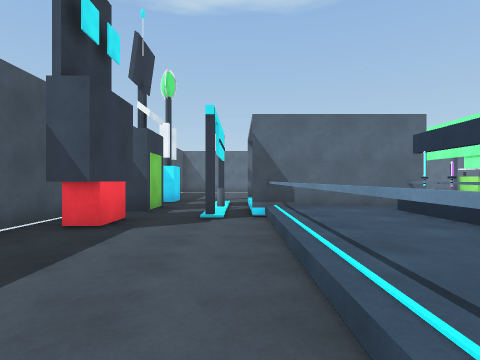
[1] (above)

16 first-person views from a walk through a 3-D level made in the Unity game engine. The camera is 1.5 m above the floor, looks level and sees 80° across. The floor is counted in squares, 2 m on a side. Each view is taken from the middle of a square. On the plan, view 1 faces up. The plan holds only what a view shows up to about 10 squares ahead; the rest is blank. The place goes on beyond the plan. The player character is not drawn.

[2]
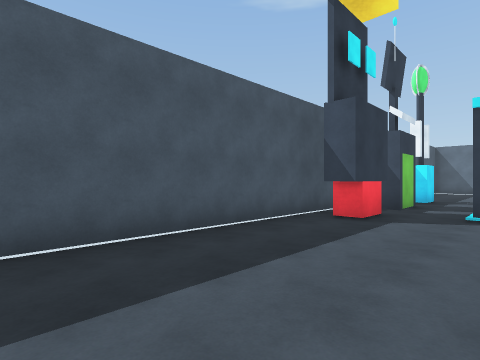

[3]
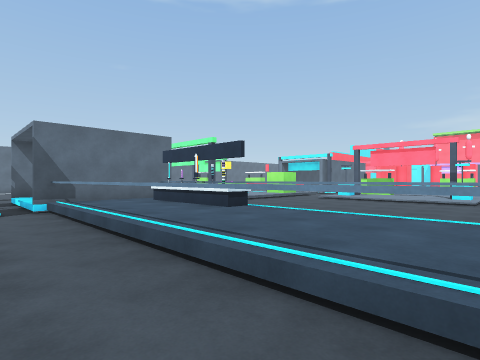

[4]
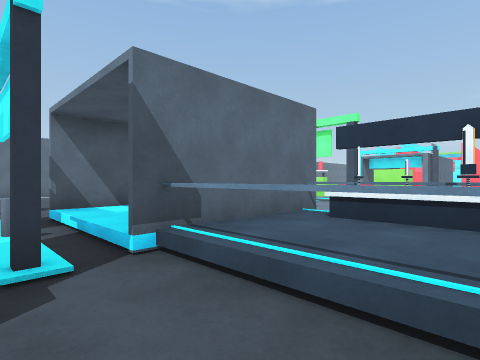

[5]
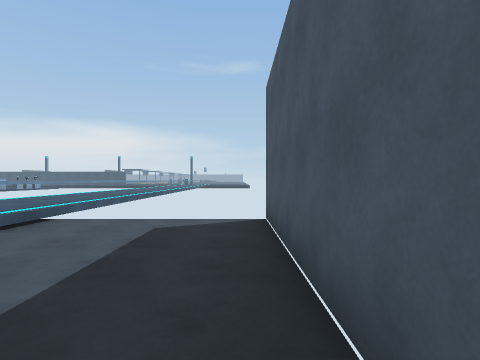

[6]
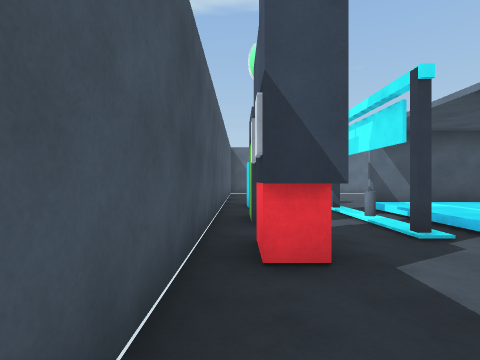

[7]
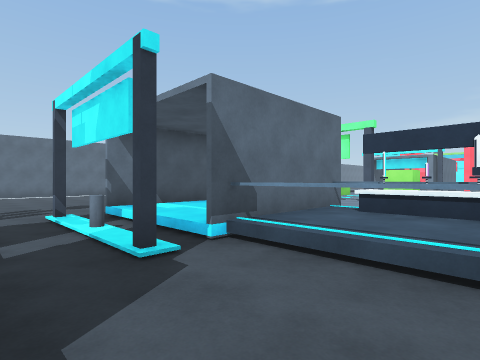

[8]
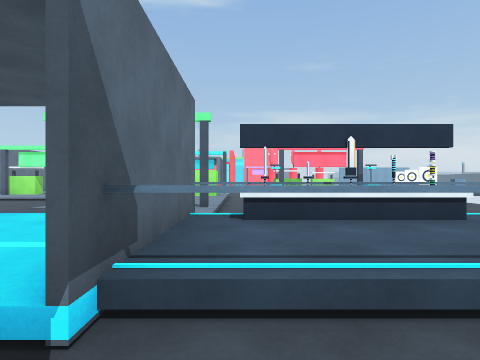

[9]
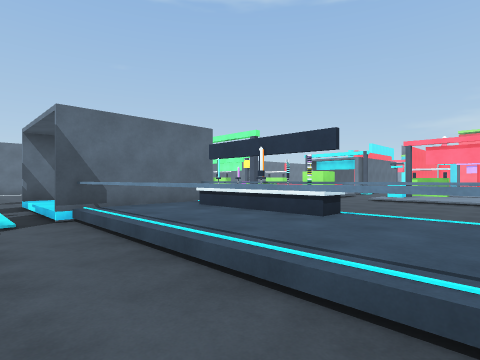

[10]
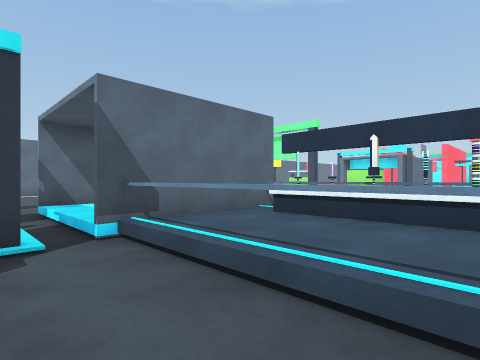

[11]
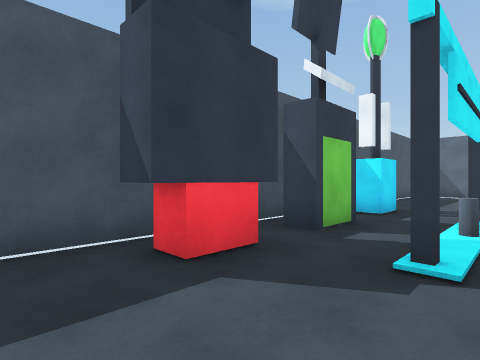

[12]
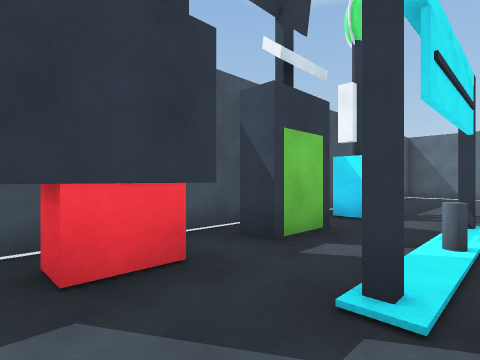

[13]
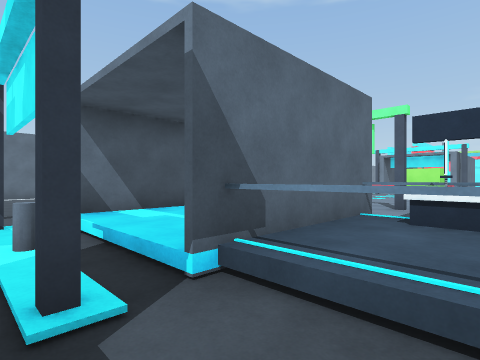

[14]
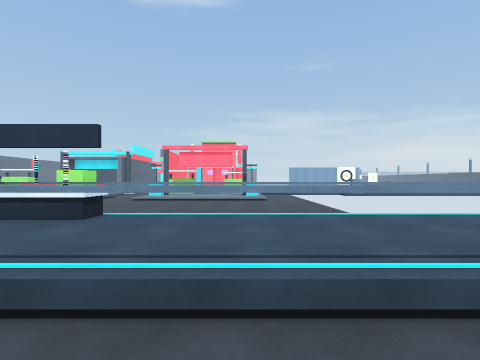

[15]
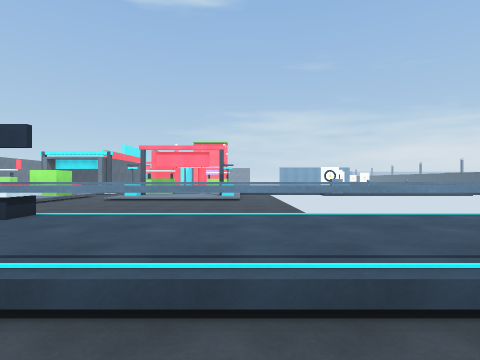

[16]
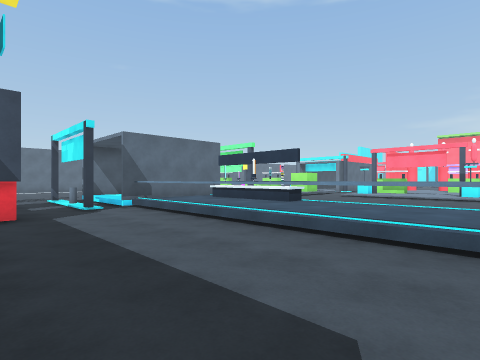

### Floor plan
Points are (right, up) in squares from view 1. A wall is a line through its corners. A room is listed if a view was taken in it or the views show most of it. See-through windows are left out.
Room 1 (views 1, 2, 3, 4, 5, 6, 7, 8, 9, 10, 11, 12, 13, 14, 15, 16)
walls: (-2.2, 6.8) (-2.9, 6.8); (-3.5, 6.6) (-3.5, -2.5)
low walls: (0.6, -5.6) (0.6, 5.8)
ways out: opening at (-1.3, 6.7); gap at (-2, 7)
objects: other object (-3, 4) to (-2, 6)

Where each view was taken, in squares from view 1:
view 1: 0 up, 0 right, facing up
view 2: 1 down, 0 right, facing up-left
view 3: 2 down, 1 left, facing up-right
view 4: 3 up, 1 left, facing up-right
view 5: 3 up, 3 left, facing down
view 6: 2 up, 3 left, facing up
view 7: 3 up, 2 left, facing up-right
view 8: 5 up, 1 left, facing right
view 9: 0 up, 1 left, facing up-right
view 10: 2 up, 1 left, facing up-right
view 11: 3 up, 0 right, facing up-left
view 12: 4 up, 0 right, facing up-left
view 13: 4 up, 1 left, facing up-right
view 14: 0 up, 1 left, facing right
view 15: 1 down, 1 left, facing right
view 16: 2 down, 3 left, facing up-right
